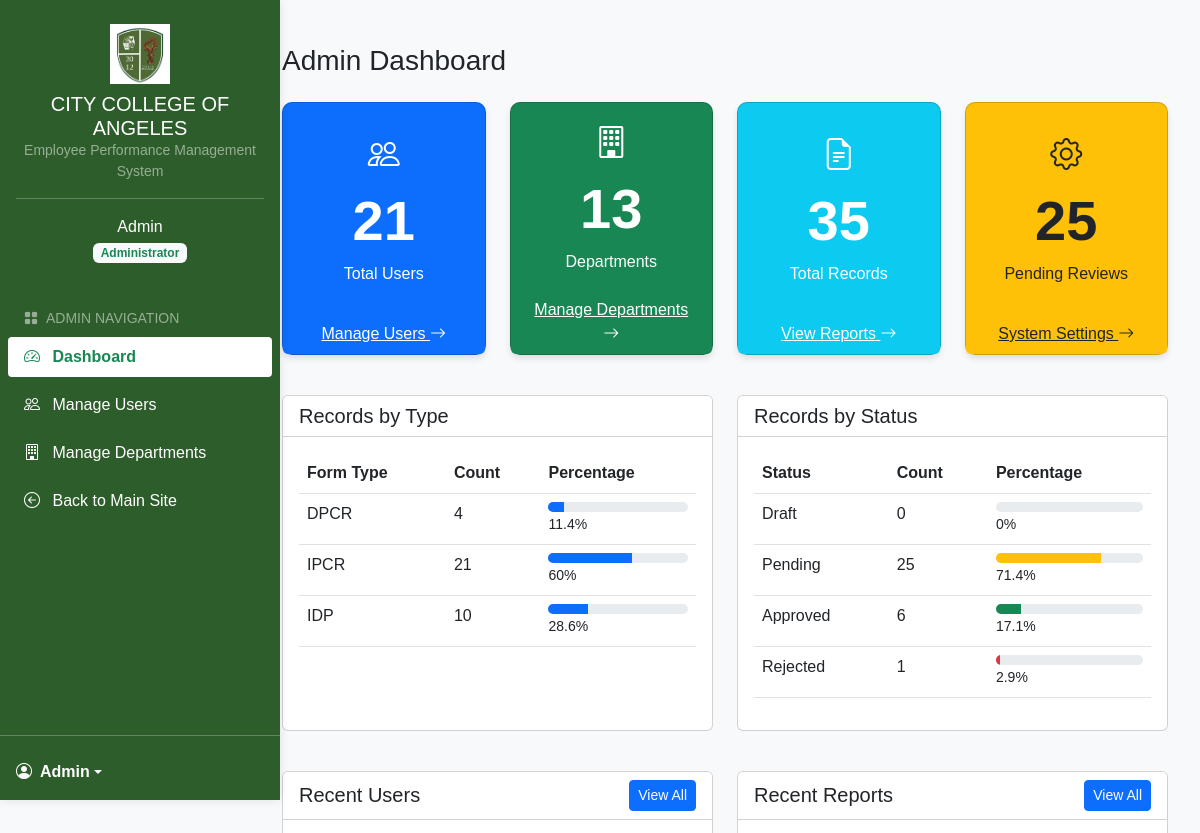
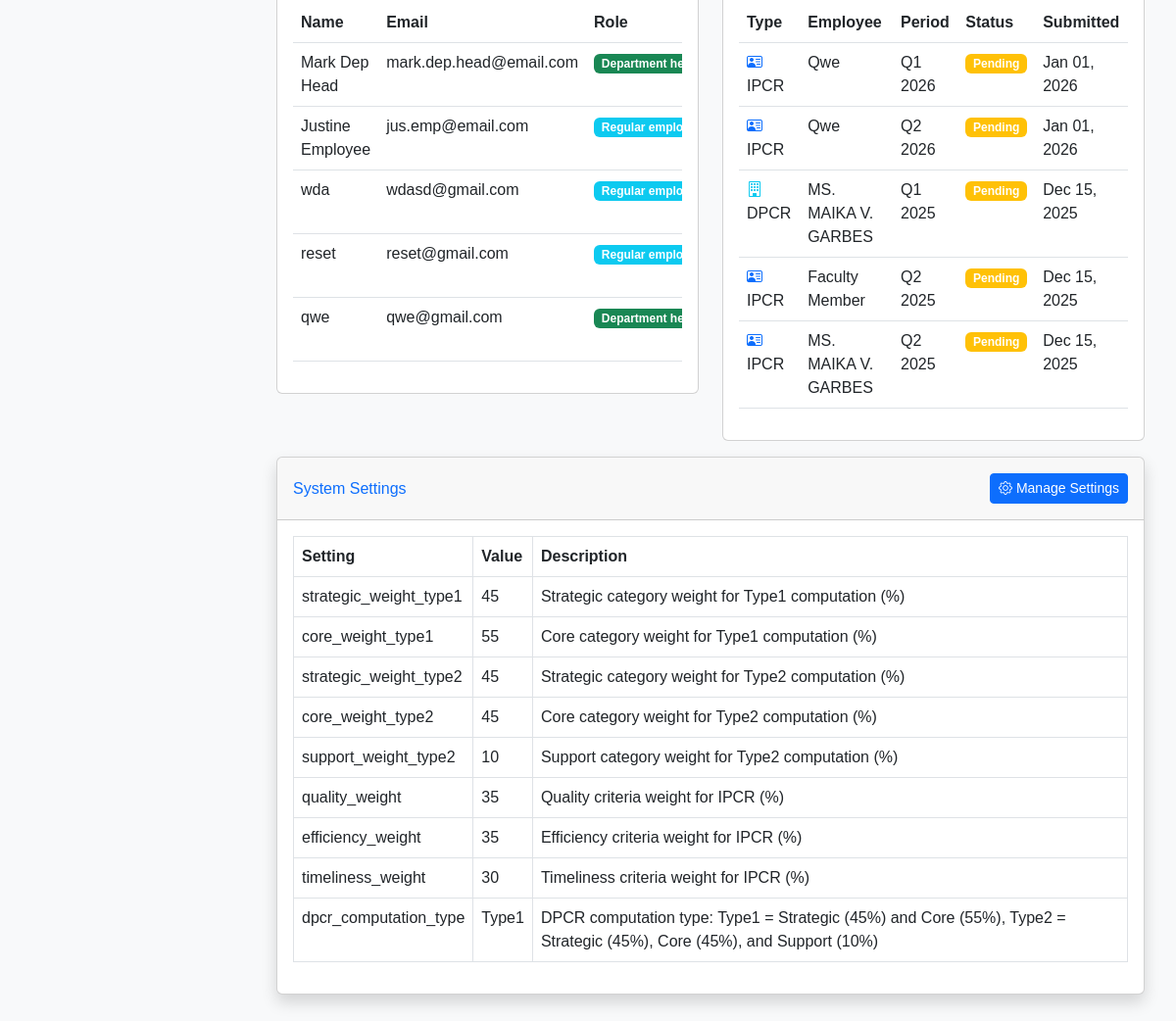
Page /admin/dashboard.php (signed in) on the committed database (2 pictures, top to bottom).
### tables this page shows
CREATE TABLE `users` (
  `id` int(11) NOT NULL,
  `name` varchar(255) NOT NULL,
  `email` varchar(255) NOT NULL,
  `password` varchar(255) NOT NULL,
  `role` enum('admin','president','department_head','regular_employee','user') NOT NULL DEFAULT 'user',
  `department_id` int(11) DEFAULT NULL,
  `avatar` varchar(255) DEFAULT NULL,
  `remember_token` varchar(255) DEFAULT NULL,
  `created_at` timestamp NOT NULL DEFAULT current_timestamp(),
  `updated_at` timestamp NOT NULL DEFAULT current_timestamp() ON UPDATE current_timestamp()
);

CREATE TABLE `records` (
  `id` int(11) NOT NULL,
  `user_id` int(11) NOT NULL,
  `form_type` enum('DPCR','IPCR','IDP') NOT NULL,
  `period` varchar(255) NOT NULL,
  `content` longtext DEFAULT NULL,
  `status` enum('Draft','Pending','Approved','Rejected') NOT NULL DEFAULT 'Draft',
  `date_submitted` timestamp NULL DEFAULT NULL,
  `reviewed_by` int(11) DEFAULT NULL,
  `date_reviewed` timestamp NULL DEFAULT NULL,
  `comments` text DEFAULT NULL,
  `computation_type` enum('Type1','Type2') DEFAULT 'Type1',
  `feedback` varchar(255) DEFAULT NULL,
  `confidential_remarks` varchar(255) DEFAULT NULL,
  `position` varchar(255) NOT NULL
);

CREATE TABLE `system_settings` (
  `id` int(11) NOT NULL,
  `setting_key` varchar(255) NOT NULL,
  `setting_value` text NOT NULL,
  `description` text DEFAULT NULL,
  `created_at` timestamp NOT NULL DEFAULT current_timestamp(),
  `updated_at` timestamp NOT NULL DEFAULT current_timestamp() ON UPDATE current_timestamp()
);

### admin/dashboard.php (the view, shortened to what the rows shown need)
<?php
$host = "localhost";
$username = "root";
$password = "";
$database = "epms_db";
$conn = new mysqli($host, $username, $password, $database);
$sql_users = "SELECT COUNT(*) as total FROM users";
$result_users = $conn->query($sql_users);
$total_users = $result_users->fetch_assoc()['total'];
$sql_departments = "SELECT COUNT(*) as total FROM departments";
$result_departments = $conn->query($sql_departments);
$total_departments = $result_departments->fetch_assoc()['total'];
$sql_records = "SELECT COUNT(*) as total FROM records";
$result_records = $conn->query($sql_records);
$total_records = $result_records->fetch_assoc()['total'];
$sql_records_by_status = "SELECT status, COUNT(*) as count FROM records GROUP BY status";
$result_records_by_status = $conn->query($sql_records_by_status);
$records_by_status = [];
while ($row = $result_records_by_status->fetch_assoc()) {
    $records_by_status[$row['status']] = $row['count'];
}
$sql_recent_users = "SELECT id, name, email, role, created_at FROM users ORDER BY created_at DESC LIMIT 5";
$result_recent_users = $conn->query($sql_recent_users);
$recent_users = [];
while ($row = $result_recent_users->fetch_assoc()) {
    $recent_users[] = $row;
}
$sql_recent_records = "SELECT r.id, r.form_type, r.period, r.status, r.date_submitted, u.name as user_name
                      FROM records r
                      JOIN users u ON r.user_id = u.id
                      ORDER BY r.date_submitted DESC LIMIT 5";
$result_recent_records = $conn->query($sql_recent_records);
$recent_records = [];
while ($row = $result_recent_records->fetch_assoc()) {
    $recent_records[] = $row;
}
?>
<!DOCTYPE html>
<html lang="en">
<head>
    <link href="https://cdn.jsdelivr.net/npm/bootstrap@5.3.0/dist/css/bootstrap.min.css" rel="stylesheet">
    <link rel="stylesheet" href="https://cdn.jsdelivr.net/npm/bootstrap-icons@1.10.0/font/bootstrap-icons.css">
</head>
<body>
    <?php include '../includes/sidebar.php'; ?>
    <div class="main-content">
        <div class="container-fluid py-4">
            <h1 class="h3 mb-4">Admin Dashboard</h1>
            <div class="row mb-4">
                <div class="col-md-3 mb-3">
                    <div class="card stat-card bg-primary text-white h-100">
                        <div class="card-body d-flex flex-column align-items-center justify-content-center">
                            <h2 class="display-4 fw-bold"><?php echo $total_users; ?></h2>
                        </div>
                    </div>
                </div>
                <div class="col-md-3 mb-3">
                    <div class="card stat-card bg-success text-white h-100">
                        <div class="card-body d-flex flex-column align-items-center justify-content-center">
                            <h2 class="display-4 fw-bold"><?php echo $total_departments; ?></h2>
                        </div>
                    </div>
                </div>
                <div class="col-md-3 mb-3">
                    <div class="card stat-card bg-info text-white h-100">
                        <div class="card-body d-flex flex-column align-items-center justify-content-center">
                            <h2 class="display-4 fw-bold"><?php echo $total_records; ?></h2>
                        </div>
                    </div>
                </div>
                <div class="col-md-3 mb-3">
                    <div class="card stat-card bg-warning text-dark h-100">
                        <div class="card-body d-flex flex-column align-items-center justify-content-center">
                            <h2 class="display-4 fw-bold">
                                <?php echo isset($records_by_status['Pending']) ? $records_by_status['Pending'] : 0; ?>
                            </h2>
                        </div>
                    </div>
                </div>
            </div>
            <div class="row mb-4">
                <div class="col-md-6 mb-3">
                    <div class="card h-100">
                        <div class="card-body">
                            <div class="table-responsive">
                                <table class="table table-hover">
                                    <thead>
                                        <tr>
                                            <th>Form Type</th>
                                            <th>Count</th>
                                            <th>Percentage</th>
                                        </tr>
                                    </thead>
                                </table>
                            </div>
                        </div>
                    </div>
                </div>
                <div class="col-md-6 mb-3">
                    <div class="card h-100">
                        <div class="card-body">
                            <div class="table-responsive">
                                <table class="table table-hover">
                                    <thead>
                                        <tr>
                                            <th>Status</th>
                                            <th>Count</th>
                                            <th>Percentage</th>
                                        </tr>
                                    </thead>
                                </table>
                            </div>
                        </div>
                    </div>
                </div>
            </div>
            <div class="row">
                <div class="col-md-6 mb-3">
                    <div class="card">
                        <div class="card-body">
                            <?php if (empty($recent_users)): ?>
                                <p class="text-center text-muted my-3">No recent users found</p>
                            <?php else: ?>
                                <div class="table-responsive">
                                    <table class="table table-hover">
                                        <thead>
                                            <tr>
                                                <th>Name</th>
                                                <th>Email</th>
                                                <th>Role</th>
                                            </tr>
                                        </thead>
                                        <tbody>
                                            <?php foreach ($recent_users as $user): ?>
                                            <tr>
                                                <td><?php echo htmlspecialchars($user['name']); ?></td>
                                                <td><?php echo htmlspecialchars($user['email']); ?></td>
                                                <td>
                                                    <?php
                                                    $badge_class = 'bg-secondary';
                                                    switch ($user['role']) {
                                                        case 'department_head': $badge_class = 'bg-success'; break;
                                                        case 'regular_employee': $badge_class = 'bg-info'; break;
                                                    }
                                                    ?>
                                                    <span class="badge <?php echo $badge_class; ?>"><?php echo ucfirst(str_replace('_', ' ', $user['role'])); ?></span>
                                                </td>
                                            </tr>
                                            <?php endforeach; ?>
                                        </tbody>
                                    </table>
                                </div>
                            <?php endif; ?>
                        </div>
                    </div>
                </div>
                <div class="col-md-6 mb-3">
                    <div class="card">
                        <div class="card-body">
                            <?php if (empty($recent_records)): ?>
                                <p class="text-center text-muted my-3">No recent records found</p>
                            <?php else: ?>
                                <div class="table-responsive">
                                    <table class="table table-hover">
                                        <thead>
                                            <tr>
                                                <th>Type</th>
                                                <th>Employee</th>
                                                <th>Period</th>
                                                <th>Status</th>
                                                <th>Submitted</th>
                                            </tr>
                                        </thead>
                                        <tbody>
                                            <?php foreach ($recent_records as $record): ?>
                                            <tr>
                                                <td>
                                                    <?php
                                                    $icon_class = '';
                                                    switch ($record['form_type']) {
                                                        case 'DPCR': $icon_class = 'bi-building text-info'; break;
                                                        case 'IPCR': $icon_class = 'bi-person-vcard text-primary'; break;
                                                    }
                                                    ?>
                                                    <i class="bi <?php echo $icon_class; ?> me-1"></i>
                                                    <?php echo $record['form_type']; ?>
                                                </td>
                                                <td><?php echo htmlspecialchars($record['user_name']); ?></td>
                                                <td><?php echo htmlspecialchars($record['period']); ?></td>
                                                <td>
                                                    <?php
                                                    $status_badge = 'secondary';
                                                    switch ($record['status']) {
                                                        case 'Pending': $status_badge = 'warning'; break;
                                                    }
                                                    ?>
                                                    <span class="badge bg-<?php echo $status_badge; ?>">
                                                        <?php echo $record['status']; ?>
                                                    </span>
                                                </td>
                                                <td>
                                                    <?php
                                                    echo $record['date_submitted']
                                                        ? date('M d, Y', strtotime($record['date_submitted']))
                                                        : '<span class="text-muted">Not submitted</span>';
                                                    ?>
                                                </td>
                                            </tr>
                                            <?php endforeach; ?>
                                        </tbody>
                                    </table>
                                </div>
                            <?php endif; ?>
                        </div>
                    </div>
                </div>
            </div>
            <div class="card shadow mb-4">
                <div class="card-body">
                    <div class="table-responsive">
                        <table class="table table-bordered" width="100%" cellspacing="0">
                            <thead>
                                <tr>
                                    <th>Setting</th>
                                    <th>Value</th>
                                    <th>Description</th>
                                </tr>
                            </thead>
                            <tbody>
                                <?php
                                $settings_query = "SELECT * FROM system_settings ORDER BY id ASC";
                                $settings_result = $conn->query($settings_query);
                                if ($settings_result->num_rows > 0) {
                                    while ($setting = $settings_result->fetch_assoc()) {
                                        echo '<tr>';
                                        echo '<td>' . htmlspecialchars($setting['setting_key']) . '</td>';
                                        echo '<td>' . htmlspecialchars($setting['setting_value']) . '</td>';
                                        echo '<td>' . htmlspecialchars($setting['description']) . '</td>';
                                        echo '</tr>';
                                    }
                                } else {
                                    echo '<tr><td colspan="3" class="text-center">No settings found</td></tr>';
                                }
                                ?>
                            </tbody>
                        </table>
                    </div>
                </div>
            </div>
        </div>
    </div>
</body>
</html>

### rows in the picture
users: name "Mark Dep Head", email "mark.dep.head@email.com", role "Department…"
users: name "Justine Employee", email "jus.emp@email.com", role "Regular…"
users: name "wda", email "wdasd@gmail.com", role "Regular…"
users: name "reset", email "reset@gmail.com", role "Regular…"
users: name "qwe", email "qwe@gmail.com", role "Department…"
records: form_type "IPCR", user.name "Qwe", period "Q1 2026", status "Pending", date_submitted "Jan 01, 2026"
records: form_type "IPCR", user.name "Qwe", period "Q2 2026", status "Pending", date_submitted "Jan 01, 2026"
records: form_type "DPCR", user.name "MS. MAIKA V. GARBES", period "Q1 2025", status "Pending", date_submitted "Dec 15, 2025"
records: form_type "IPCR", user.name "Faculty Member", period "Q2 2025", status "Pending", date_submitted "Dec 15, 2025"
records: form_type "IPCR", user.name "MS. MAIKA V. GARBES", period "Q2 2025", status "Pending", date_submitted "Dec 15, 2025"
system_settings: setting_key "strategic_weight_type1", setting_value "45", description "Strategic category weight for Type1 computation (%)"
system_settings: setting_key "core_weight_type1", setting_value "55", description "Core category weight for Type1 computation (%)"
system_settings: setting_key "strategic_weight_type2", setting_value "45", description "Strategic category weight for Type2 computation (%)"
system_settings: setting_key "core_weight_type2", setting_value "45", description "Core category weight for Type2 computation (%)"
system_settings: setting_key "support_weight_type2", setting_value "10", description "Support category weight for Type2 computation (%)"
system_settings: setting_key "quality_weight", setting_value "35", description "Quality criteria weight for IPCR (%)"
system_settings: setting_key "efficiency_weight", setting_value "35", description "Efficiency criteria weight for IPCR (%)"
system_settings: setting_key "timeliness_weight", setting_value "30", description "Timeliness criteria weight for IPCR (%)"
system_settings: setting_key "dpcr_computation_type", setting_value "Type1", description "DPCR computation type: Type1 = Strategic (45%) and Core (55%), Type2 = Strategic (45%), Core (45%), and Support (10%)"

### other values in the picture
$_SESSION['user_name'] "Admin"
$role_display "Administrator"
$item['title'] "Dashboard"
$item['title'] "Manage Users"
$item['title'] "Manage Departments"
$item['title'] "Back to Main Site"
$total_users "21"
$total_departments "13"
$total_records "35"
$records_by_status['Pending'] "25"
$type "DPCR"
$count "4"
$percentage "11.4"
$type "IPCR"
$count "21"
